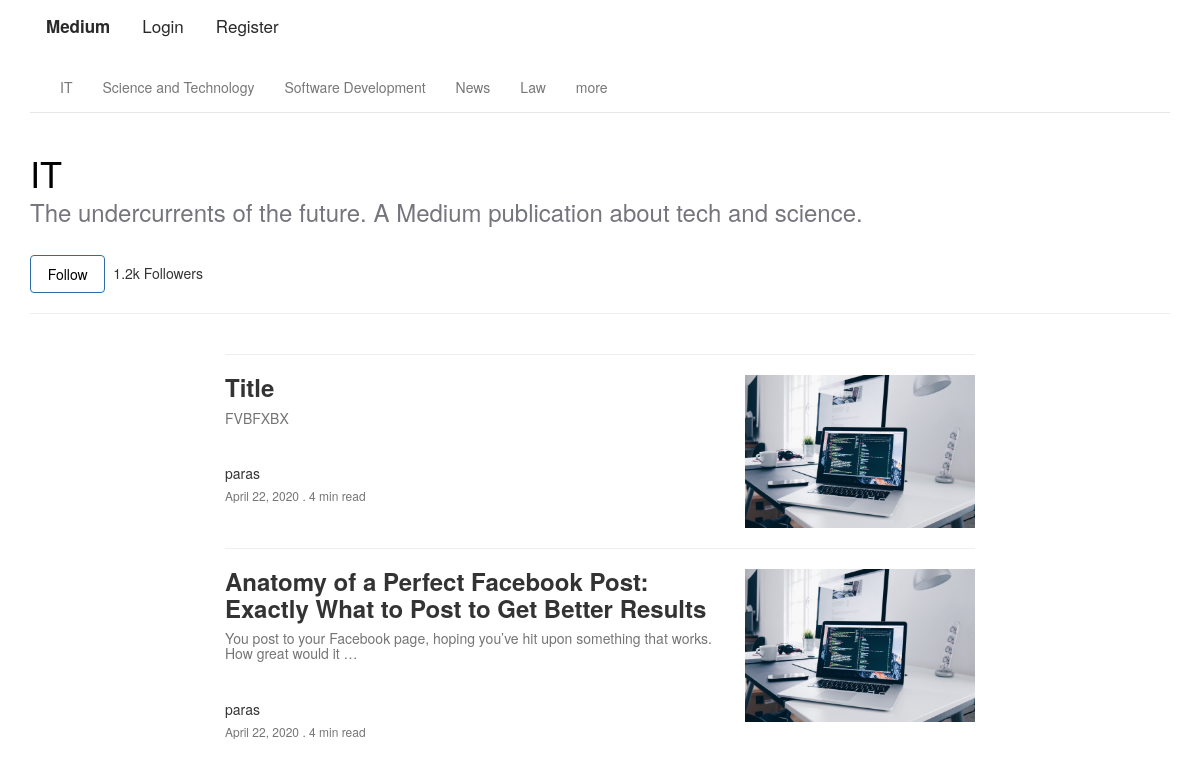
The app's page /blog_app/cat_details/IT/ with its own data.
### blog_app/models.py (models this page shows, shortened)
class Category(models.Model):
    topic = models.CharField(max_length=256,unique=True)

class Post(models.Model):
    content = HTMLField()
    author = models.CharField(max_length=256)
    title = models.CharField(max_length=256,default="Title")
    organisation = models.CharField(max_length=256,default='Learner')
    poster = models.ImageField(upload_to='posters',blank=True)
    author_image = models.ImageField(blank=True)
    category = models.ForeignKey(Category,on_delete=models.CASCADE)
    date_created = models.DateField(default=timezone.now())
    editor_choice = models.BooleanField(default=False)
    upvote = models.IntegerField(default=0)
    status = models.ForeignKey(Status,on_delete=models.CASCADE,default='draft')

### blog_app/views.py (the view)
# urls.py: url(r'^cat_details/(?P<value>.*?)/$',views.cat_details,name="cat_details"),
def cat_details(request,value):
    category = Category.objects.all()[:5]
    topic = Category.objects.filter(topic=value)
    t_id = 0
    for t in topic:
        t_id = t.id
    category_posts = Post.objects.filter(category=t_id).order_by('-date_created')
    category_editor_post = Post.objects.filter(category=t_id).filter(editor_choice=True).order_by('-date_created')[:4]
    return render(request,'blog_app/cat_details.html',{'topic':value,'category':category,'category_posts':category_posts,'category_editor_post':category_editor_post})

### templates/blog_app/cat_details.html (shortened to what this page needs)
{%extends 'blog_app/base.html'%}
{% block body_block %}
    <div class="container" id="cat_details">
        <h1 style="color: #000000;">{{topic}}</h1>
        <h3 style="color: #75757E; margin-top: -4px;">The undercurrents of the future. A Medium publication about tech and science.</h3>
        <br>
        <table>
            <tr>
                <td><a href=""><input type="submit" class="btn btn-primary" style="background-color: #FFFFFF; color: #000000; width: 75.35px; height: 38px;" value="Follow"></a></td>
                <td ><p style="margin-top: 8px; margin-left: 8px;"> 1.2k Followers</p></td>
            </tr>
        </table>
        <hr>
        {% if category_editor_post %}
        {%for post in category_editor_post %}
            {% if forloop.counter0|divisibleby:"2"%}
                    {% if post.poster %}
                    <img src="{{post.poster.url}}" alt="" style="height: 354px; width: 741.34px;" class="cat_image">
                    {% else%}
                    {%load staticfiles %}
                    {% endif %}
        {% else %}
                    {% if post.poster %}
                    <img src="{{post.poster.url}}" alt="" style="height: 354px; width: 100%;" class="cat_image">
                    {% else%}
                    {%load staticfiles %}
                    {% endif %}
        {% endif %}
        {% endfor %}
        {% endif %}
        <div>
            <div class="row">
                <div class="col-md-2">
                </div>
                <div class="col-md-8">
                    {% if category_posts %}
                    {% for post in category_posts %}
                    <hr>
                    <div class="row">
                        <div class="col-md-8">
                            <h3 style="margin-top: -1px;"><a href="{%url 'blog_app:post_details' value=post.id%}" style="color: inherit; text-decoration: none;"><b>{{post.title}}</b></a></h3>
                            <h5 style="color: #757575;">{{post.content|safe|truncatechars:100}}</h5>
                            <br>
                            <h5>{{post.author}}</h5>
                            <h6 style="color:#757575; margin-top: -2px;">{{post.date_created}} . 4 min read</h6>
                        </div>
                        <div class="col-md-4">
                            {% if post.poster %}
                            <img class="img-responsive" src="{{post.poster.url}}" alt="">
                            {% else %}
                            {%load staticfiles%}
                            {% endif %}
                        </div>
                    </div>
                    {% endfor %}
                    {% endif %}
                </div>
                <div class="col-md-2">
                </div>
            </div>
        </div>
    </div>
{% endblock %}

### templates/blog_app/base.html (shortened to what this page needs)
<!DOCTYPE html>
{% load staticfiles %}
<html lang="en">
<head>
     <link rel="stylesheet" href="{%static 'css/bootstrap.css' %}">
</head>
<body>
    <div class="container">
    <div class="topnav" id="myTopnav" >
        <a href="{%url 'index'%}" class="active" style="color: #292929;"><b>Medium</b></a>
        {% if user.is_authenticated %}
            {%if user.profile.profile_pic %}
            <img class="img-thumbnail" src="{{user.profile.profile_pic.url}}" alt="No image" style="width: 35px; height: 35px; border-radius: 50%;"> <x style="margin-left: 2px;">{{user.username}}</x>
            {%else%}
            {%load staticfiles %}
            {% endif %}
        {%else%}
        <a class="active" href="{%url 'blog_app:user_login'%}" style="color: #292929;">Login</a>
        <a class="active" href="{%url 'blog_app:register'%}" style="color: #292929;">Register</a>
        {% endif %}
    </div>
    </div>
    <div class="container-fluid" id="whole">
    <div class="container" style="margin-top: 10px;">
        <nav class="navbar navbar-default navbar-static-top" style="background-color: white;">
            <div class="container">
                {% if category %}
                <ul class="nav navbar-nav">
                    {%for sub in category %}
                    <li><a class="navbar-link" href="{%url 'blog_app:cat_details' value=sub.topic%}">{{sub.topic}}</a></li>
                    {%endfor%}
                    <li><a class="navbar-link" href="{%url 'blog_app:more_post'%}">more</a></li>
                </ul>
                {%endif%}
            </div>
        </nav>
    </div>
    {% block body_block %}
    {% endblock %}
</div>
</body>
</html>

### templates/blog_app/base.html (style rules this page uses)
.topnav { overflow: hidden; background-color: white; }
.topnav a { float: left; display: block; color: black; text-align: center; padding: 14px 16px; text-decoration: none; font-size: 17px; }
.topnav a.active { background-color: white; color: white; }

### records on screen
Category: topic "IT"
Category: topic "Science and Technology"
Category: topic "Software Development"
Category: topic "News"
Category: topic "Law"
Post: title "Title", content "FVBFXBX", author "paras", date_created "April 22, 2020", poster (picture)
Post: title "Anatomy of a Perfect Facebook Post: Exactly What to Post to Get Better Results", content "You post to your Facebook page, hoping you’ve hit upon something that works. How great would it …", author "paras", date_created "April 22, 2020", poster (picture)

### other values on screen
{{ topic }} "IT"
